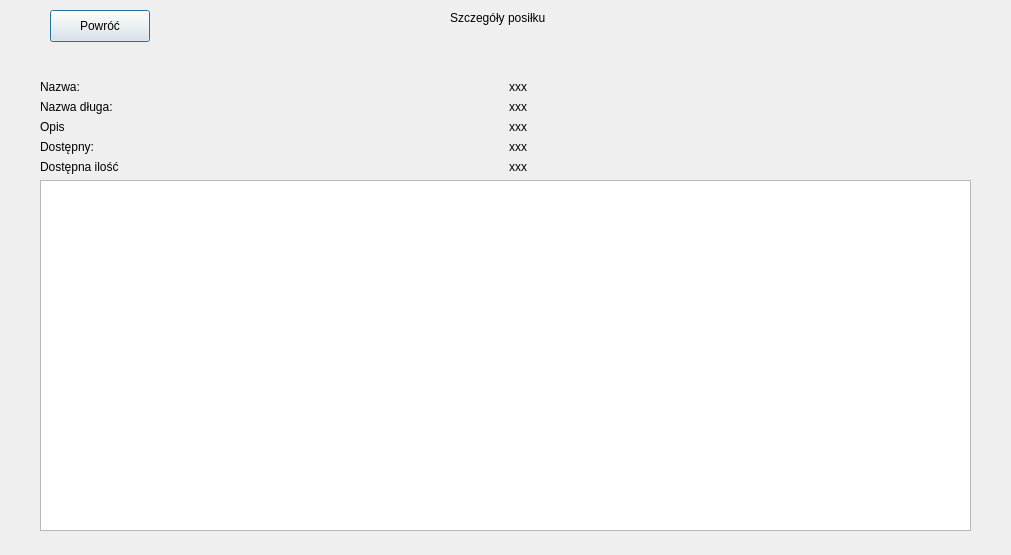
<?xml version="1.0" encoding="UTF-8"?>
<ui version="4.0">
 <class>MealDetails</class>
 <widget class="QDialog" name="MealDetails">
  <property name="geometry">
   <rect>
    <x>0</x>
    <y>0</y>
    <width>1011</width>
    <height>555</height>
   </rect>
  </property>
  <property name="windowTitle">
   <string>Dialog</string>
  </property>
  <widget class="QPushButton" name="pushButton">
   <property name="geometry">
    <rect>
     <x>50</x>
     <y>10</y>
     <width>100</width>
     <height>32</height>
    </rect>
   </property>
   <property name="text">
    <string>Powróć</string>
   </property>
  </widget>
  <widget class="QLabel" name="label">
   <property name="geometry">
    <rect>
     <x>450</x>
     <y>10</y>
     <width>121</width>
     <height>16</height>
    </rect>
   </property>
   <property name="text">
    <string>Szczegóły posiłku</string>
   </property>
  </widget>
  <widget class="QWidget" name="">
   <property name="geometry">
    <rect>
     <x>40</x>
     <y>80</y>
     <width>931</width>
     <height>451</height>
    </rect>
   </property>
   <layout class="QVBoxLayout" name="verticalLayout">
    <item>
     <layout class="QHBoxLayout" name="horizontalLayout">
      <item>
       <widget class="QLabel" name="label_2">
        <property name="text">
         <string>Nazwa: </string>
        </property>
       </widget>
      </item>
      <item>
       <widget class="QLabel" name="label_shortName">
        <property name="text">
         <string>xxx</string>
        </property>
       </widget>
      </item>
     </layout>
    </item>
    <item>
     <layout class="QHBoxLayout" name="horizontalLayout_2">
      <item>
       <widget class="QLabel" name="label_4">
        <property name="text">
         <string>Nazwa długa:</string>
        </property>
       </widget>
      </item>
      <item>
       <widget class="QLabel" name="label_name">
        <property name="text">
         <string>xxx</string>
        </property>
       </widget>
      </item>
     </layout>
    </item>
    <item>
     <layout class="QHBoxLayout" name="horizontalLayout_3">
      <item>
       <widget class="QLabel" name="label_6">
        <property name="text">
         <string>Opis</string>
        </property>
       </widget>
      </item>
      <item>
       <widget class="QLabel" name="label_description">
        <property name="text">
         <string>xxx</string>
        </property>
       </widget>
      </item>
     </layout>
    </item>
    <item>
     <layout class="QHBoxLayout" name="horizontalLayout_4">
      <item>
       <widget class="QLabel" name="label_8">
        <property name="text">
         <string>Dostępny:</string>
        </property>
       </widget>
      </item>
      <item>
       <widget class="QLabel" name="label_availability">
        <property name="text">
         <string>xxx</string>
        </property>
       </widget>
      </item>
     </layout>
    </item>
    <item>
     <layout class="QHBoxLayout" name="horizontalLayout_5">
      <item>
       <widget class="QLabel" name="label_10">
        <property name="text">
         <string>Dostępna ilość</string>
        </property>
       </widget>
      </item>
      <item>
       <widget class="QLabel" name="label_productsCount">
        <property name="text">
         <string>xxx</string>
        </property>
       </widget>
      </item>
     </layout>
    </item>
    <item>
     <widget class="QListWidget" name="listWidget_ingredients"/>
    </item>
   </layout>
  </widget>
 </widget>
 <resources/>
 <connections/>
</ui>
